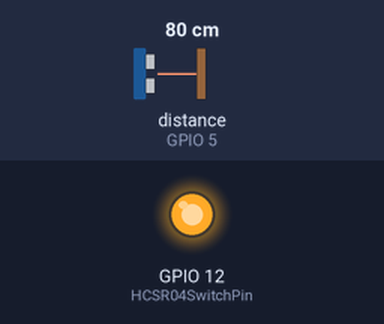
Bench run of a sketch on a simulated ESP8266 (NodeMCU). On the bench: output pins drawn as LEDs (lit = HIGH). The test bench sets the inputs (shaded band); at power-on: distance to the obstacle (sensor on GPIO 5) 80 cm. The echo pulse lasts 58.3 µs per cm; WiFi joins after 1.5 s; servers stay silent unless stated; what the sketch prints to the serial monitor is not drawn. At 1.9 s the program puts the board to deep sleep or switches it off; the recording ends there.

Above: at 0.1 s.
Timing chart, 0 to 1.6 s (numbered marks = the images above):
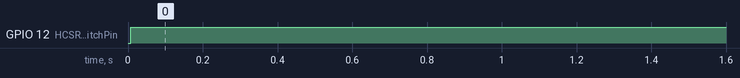

Measured:
- by itself, GPIO 12 (HCSR04SwitchPin): LOW → HIGH at 0.01 s

The sketch:

ESP8266-HCSR04.ino
```cpp
#include <ESP8266WiFi.h>
#include <NewPing.h>

WiFiClient client;

// WiFi credentials.
const char* WIFI_SSID = "******";
const char* WIFI_PASS = "******";
const char* host = "192.168.1.110";  // TCP Server IP
const int   port = 9999;            // TCP Server Port

//*************************************************
//Need to change Resistance values, static IP addresses, add wifi credentials, double check server IP address and port and First char ("1 or 2") when flashing it into different sensor nodes
//Sensor 1 R1=986k , R2 = 298k; Sensor 2 R1=974k, R2 = 296k Sensor 3 R1=1001k, R2 = 298K Sensor 4 R1=990k, R2 = 298k
//Sensor 1 static IP 192.168.1.201, sensor 2 static IP 192.168.1.202 snd so on
//For flashing - power the board with separate 5V power supply. Connect the gnd, rx, tx from USB serial to the programming board, flash mode is activated by holding GPIO 0 to ground at power on OR RESET (taking reset to GND)
//ESP201 boards are 1M flash, DIO, 40 MHz
//**************************************************

int HCSR04SwitchPin = 12; //Takes the ground of HCSR04 to ground via a transistor - powersaving feature
int batteryVoltage;
int R1=990;
int R2=298;
#define TRIGGER_PIN  4  // Arduino pin tied to trigger pin on the ultrasonic sensor.
#define ECHO_PIN     5  // Arduino pin tied to echo pin on the ultrasonic sensor.
#define MAX_DISTANCE 300 // Maximum distance we want to ping for (in centimeters). Maximum sensor distance is rated at 400-500cm.
long cm;
NewPing sonar(TRIGGER_PIN, ECHO_PIN, MAX_DISTANCE); // NewPing setup of pins and maximum distance.


//Total 13 bytes needed - [1-_999-_3222\0] - Gave 14 to prevent buffer overflow

//First 1 and '-' are already initialized
char str[14] = {'2',':',' ',' ',' ',' ',':',' ',' ',' ',' ',' ','\0'};


void connect() {

  // Connect to Wifi.
  Serial.println();
  Serial.println();
  Serial.print("Connecting to ");
  Serial.println(WIFI_SSID);

//  WiFi.begin(WIFI_SSID, WIFI_PASS);

  // WiFi fix: https://github.com/esp8266/Arduino/issues/2186
 // WiFi.persistent(false);
 // WiFi.mode(WIFI_OFF);
  WiFi.mode(WIFI_STA);
  WiFi.begin(WIFI_SSID, WIFI_PASS);
  WiFi.config(IPAddress(192,168,1,204), IPAddress(192,168,1,2), IPAddress(255,255,255,0),IPAddress(192,168,1,2));
  unsigned long wifiConnectStart = millis();

  while (WiFi.status() != WL_CONNECTED) {
    // Check to see if
    if (WiFi.status() == WL_CONNECT_FAILED) {
      Serial.println("Failed to connect to WiFi. Please verify credentials: ");
      delay(10000);
    }

    delay(500);
    Serial.println("...");
    // Only try for 5 seconds.
    if (millis() - wifiConnectStart > 15000) {
      Serial.println("Failed to connect to WiFi");
      return;
    }
  }

  Serial.println("");
  Serial.println("WiFi connected");
  Serial.println("IP address: ");
  Serial.println(WiFi.localIP());
 // Serial.println(millis()-currentmillis); //=506

  Serial.println();
  if (!client.connect(host, port)) {
     Serial.println("connection failed");
   return;
    }
  // Serial.println(millis()-currentmillis); //=1434

}


void setup() {

  Serial.begin(115200);
  Serial.setTimeout(2000);

  // Wait for serial to initialize.
  while (!Serial) { }

  Serial.println("Device Started-I am sensor node # 4");
  Serial.println("-------------------------------------");
  Serial.println("Running Deep Sleep Firmware! 1-13-19");
  Serial.println("-------------------------------------");
//Todo: Connect HCSR04 vcc (5v) via a GPIO (3.3v) and a transistor so that HCSR04 is not using quiescent current when not in use
//HCSR04SwitchPin is connected to the base of the transistor. HY-SRF05 - much stable readings. (1/20/18)
//Should it be turned on after the wifi connection has been made?
//It takes about 7.5 seconds to connect to wifi - total 8.5 to 9.5 seconds per loop
//By giving static IP address - whole loop completed in 2.5-3 sec

pinMode(HCSR04SwitchPin,OUTPUT);
digitalWrite(HCSR04SwitchPin,HIGH);
connect();
delay(100);
  //ADC*(1.1/1024) will give the Vout at the voltage divider
  //V=(Vout*((R1+R2)/R2))*1000 miliVolts
batteryVoltage = ((analogRead(A0)*(1.1/1024))*((R1+R2)/R2))*1000;
  // convert the time into a distance
  cm = ((sonar.ping_median(5))/2) / 29.1;
  //convert int to ASCII and put it in the char array - adds '\0' at the end so string terminates after this - even if there is more stuff after this in the array
  itoa( cm, str+2, 10 );
  int length = strlen(str);
  //replace the trailing '\0' with ':'
  str[length]=':';
  //Add the vcc value after ':'
  itoa( batteryVoltage, str+length+1, 10 );

  Serial.println(str);
 //Serial.println(millis()-currentmillis); //=1468
 client.print(str);
  delay(5);
  //Close the socket - server is closing after one receive at the moment so it may not be necessary to close by the client
  client.stop();
 // Serial.println(millis()-currentmillis); //=1489
  Serial.println("Going into deep sleep for 30 seconds. RST has to be tied to GPIO16 for wakeup");
 ESP.deepSleep(30e6); // 20e6 is 20 microseconds RF_NO_CAL - no change in current
  //ESP.deepSleep(2e6); // 20e6 is 20 microseconds
}
void loop() {


}
```
